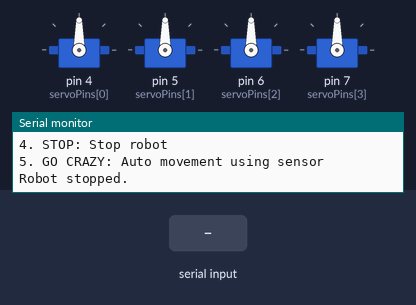
Bench run of a sketch on a simulated Arduino Uno, built with avr-gcc and run on an emulated ATmega328P. Shown: 4 × servo, the last lines printed to the serial monitor. The test bench sets the inputs (shaded band).

Above: at 1.3 s.
1.4 s: "FORWARDS\n" received over Serial
At 2.5 s:
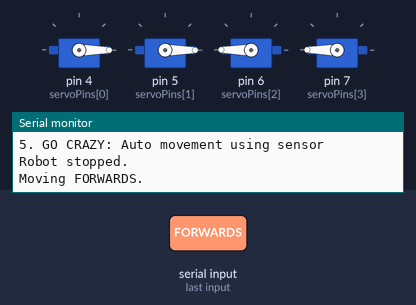
2.9 s: "BACKWARDS\n" received over Serial
At 3.7 s:
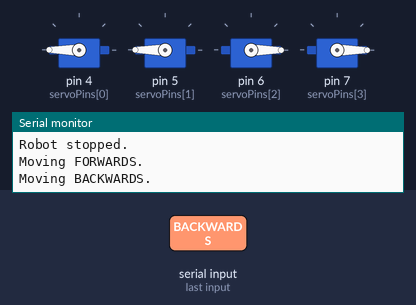
4.4 s: "STOP\n" received over Serial
At 4.9 s:
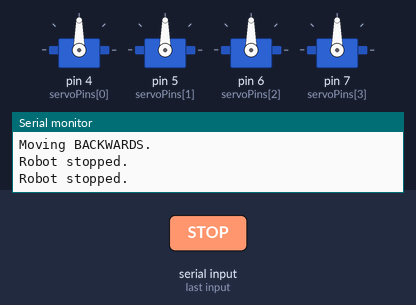
Timing chart, 0 to 7.4 s (numbered marks = the images above; inputs shaded):
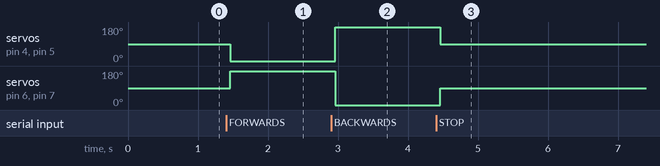

The sketch:

MAZE.ino
```cpp
#include <Servo.h>

// Define servo pins
Servo servo1, servo2, servo3, servo4;
const int servoPins[4] = {4, 5, 6, 7}; // Left servos: 4,5 | Right servos: 6,7

// Define ultrasonic sensor pin numbers
const int trigPin = 2;
const int echoPin = 3;

// Define constants
const int STOP_POSITION = 90;  // Middle position (stopped)
const int MAX_SPEED = 90;      // Maximum user-defined speed
int userSpeed = 90;            // Default speed (robot stops at 90)
String userMovement = "STOP";  // Default movement state
bool goCrazyMode = false;      // Tracks whether the robot is in auto mode

void setup() {
  Serial.begin(9600);
  Serial.println("Robot Control Initialized!");
  Serial.println("Commands:");
  Serial.println("1. SPEED <0-90>: Set speed (e.g., SPEED 50)");
  Serial.println("2. FORWARDS: Move forward");
  Serial.println("3. BACKWARDS: Move backward");
  Serial.println("4. STOP: Stop robot");
  Serial.println("5. GO CRAZY: Auto movement using sensor");

  // Attach servos
  servo1.attach(servoPins[0]);
  servo2.attach(servoPins[1]);
  servo3.attach(servoPins[2]);
  servo4.attach(servoPins[3]);

  // Setup ultrasonic sensor
  pinMode(trigPin, OUTPUT);
  pinMode(echoPin, INPUT);

  stopServos();  // Start in stopped mode
}

void loop() {
  // Check for user input
  if (Serial.available() > 0) {
    String userInput = Serial.readStringUntil('\n');
    userInput.trim();

    // Handle SPEED command
    if (userInput.startsWith("SPEED")) {
      int inputSpeed = userInput.substring(6).toInt();
      if (inputSpeed >= 0 && inputSpeed <= MAX_SPEED) {
        userSpeed = inputSpeed;
        Serial.print("Speed set to: ");
        Serial.println(userSpeed);
      } else {
        Serial.println("Invalid speed! Use values between 0 and 90.");
      }
    }
    // Handle movement commands
    else if (userInput == "FORWARDS") {
      goCrazyMode = false;
      userMovement = "FORWARDS";
      moveRobot();
    }
    else if (userInput == "BACKWARDS") {
      goCrazyMode = false;
      userMovement = "BACKWARDS";
      moveRobot();
    }
    else if (userInput == "STOP") {
      goCrazyMode = false;
      stopServos();
      userMovement = "STOP";
      Serial.println("Robot stopped.");
    }
    else if (userInput == "GO CRAZY") {
      goCrazyMode = true;
      Serial.println("GO CRAZY mode activated!");
    }
    else {
      Serial.println("Invalid command. Use SPEED <0-90>, FORWARDS, BACKWARDS, STOP, or GO CRAZY.");
    }
  }

  // If in GO CRAZY mode, update movement dynamically
  if (goCrazyMode) {
    goCrazy();
  }

  delay(100);  // Small delay for smooth operation
}

// Move robot based on user command
void moveRobot() {
  int forwardSpeed = STOP_POSITION - userSpeed;
  int backwardSpeed = STOP_POSITION + userSpeed;

  if (userMovement == "FORWARDS") {
    servo1.write(forwardSpeed);
    servo2.write(forwardSpeed);
    servo3.write(STOP_POSITION + userSpeed);
    servo4.write(STOP_POSITION + userSpeed);
    Serial.println("Moving FORWARDS.");
  }
  else if (userMovement == "BACKWARDS") {
    servo1.write(backwardSpeed);
    servo2.write(backwardSpeed);
    servo3.write(STOP_POSITION - userSpeed);
    servo4.write(STOP_POSITION - userSpeed);
    Serial.println("Moving BACKWARDS.");
  }
}

// Function to stop all servos
void stopServos() {
  servo1.write(STOP_POSITION);
  servo2.write(STOP_POSITION);
  servo3.write(STOP_POSITION);
  servo4.write(STOP_POSITION);
  Serial.println("Robot stopped.");
}

// Function to control GO CRAZY mode using the ultrasonic sensor
void goCrazy() {
  float distance = measureDistance();

  // If too close to the wall, turn RIGHT (left wheels move faster)
  if (distance < 5) {
    Serial.println("TOO CLOSE! Turning RIGHT.");
    turnRight();
  }
  // If too far from the wall, turn LEFT (right wheels move faster)
  else if (distance > 5) {
    Serial.println("TOO FAR! Turning LEFT.");
    turnLeft();
  }
  // If exactly 5cm, move forward
  else {
    Serial.println("PERFECT DISTANCE. Moving FORWARD.");
    moveRobot();
  }
}

// Measure distance from ultrasonic sensor
float measureDistance() {
  digitalWrite(trigPin, LOW);
  delayMicroseconds(2)                                                           ;

  digitalWrite(trigPin, HIGH);
  delayMicroseconds(10);
  digitalWrite(trigPin, LOW);

  long duration = pulseIn(echoPin, HIGH, 30000); // Timeout to prevent hang-ups
  if (duration == 0) {
    Serial.println("Sensor error! No echo received.");
    return 10;  // Default safe distance if sensor fails
  }

  return (duration * 0.0343) / 2; // Convert to cm
}

// Turn right (left wheels move faster)
void turnRight() {
  int leftSpeed = STOP_POSITION + (userSpeed + 10);
  int rightSpeed = STOP_POSITION - userSpeed;

  servo1.write(leftSpeed);
  servo2.write(leftSpeed);
  servo3.write(rightSpeed);
  servo4.write(rightSpeed);
}

// Turn left (right wheels move faster)
void turnLeft() {
  int leftSpeed = STOP_POSITION + userSpeed;
  int rightSpeed = STOP_POSITION - (userSpeed + 10);

  servo1.write(leftSpeed);
  servo2.write(leftSpeed);
  servo3.write(rightSpeed);
  servo4.write(rightSpeed);
}
```

Measured:
- after the input at 1.4 s, servo on pin 4 (servoPins[0]), servo on pin 5 (servoPins[1]): 90° → 0° after 0.06 s; servo on pin 6 (servoPins[2]), servo on pin 7 (servoPins[3]): 90° → 180° after 0.06 s
- after the input at 2.9 s, servo on pin 4 (servoPins[0]), servo on pin 5 (servoPins[1]): 0° → 180° after 0.06 s; servo on pin 6 (servoPins[2]), servo on pin 7 (servoPins[3]): 180° → 0° after 0.06 s
- after the input at 4.4 s, servo on pin 4 (servoPins[0]), servo on pin 5 (servoPins[1]): 180° → 90° after 0.06 s; servo on pin 6 (servoPins[2]), servo on pin 7 (servoPins[3]): 0° → 90° after 0.06 s
